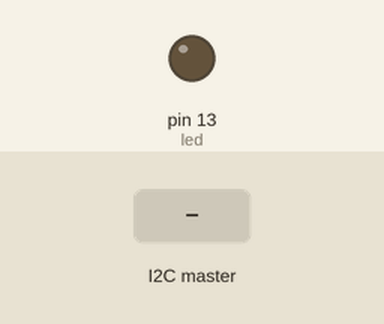
A sketch run on a simulated Arduino Uno, built with avr-gcc and run on an emulated ATmega328P. Shown: output pins drawn as LEDs (lit = HIGH). The test bench sets the inputs (shaded band).

Above: at 1.2 s.
1.3 s: the I2C master sends the byte 1
At 2.3 s:
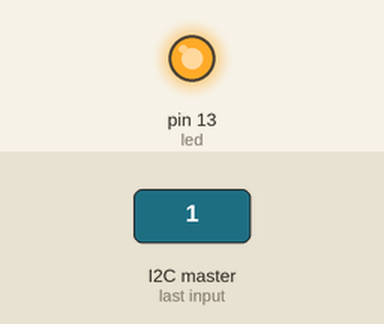
2.8 s: the I2C master sends the byte 0
At 3.4 s:
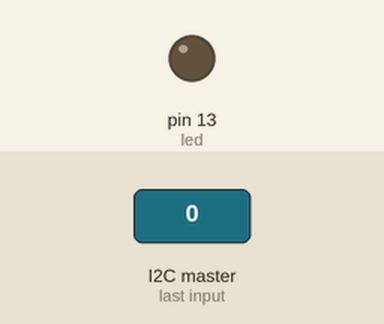
4.3 s: the I2C master sends the byte 2
At 4.6 s:
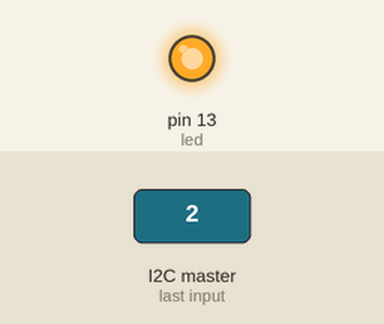
Timing chart, 0 to 7.3 s (numbered marks = the images above; inputs shaded):
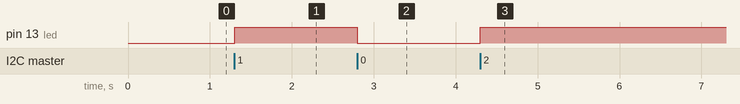

Measured:
- after the input at 1.3 s, pin 13 (led): LOW → HIGH at once
- after the input at 2.8 s, pin 13 (led): HIGH → LOW at once
- after the input at 4.3 s, pin 13 (led): LOW → HIGH at once

The sketch:

I2C.ino
```cpp
// Include the Wire library for I2C communication with RPi
#include <Wire.h>

// LED on pin 13
const int led = 13;

void setup() {
  // Join I2C bus as slave with address 8
  Wire.begin(0x8);

  Wire.onReceive(receiveEvent);

  pinMode(led, OUTPUT);
  digitalWrite(led, LOW);
}

void receiveEvent(int execute) {
  while (Wire.available()) {
    char r = Wire.read();
    digitalWrite(led, r);
  }
}

void loop() {
  delay(1000);
}
```
